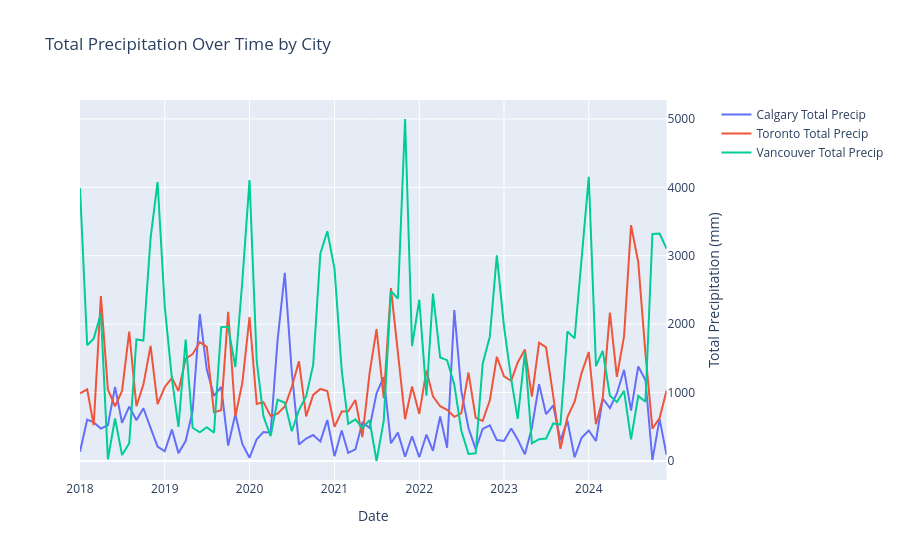

Notebook source saved alongside this figure:
### Code cell
import plotly.graph_objects as go
from plotly.subplots import make_subplots

df_monthly_agg = df_combined.groupby(['city', 'year', 'month']).agg(
    Avg_Rent=('VALUE', 'mean'),
    Total_Precip_mm=('Total_Precip_mm', 'sum')
).reset_index()

df_monthly_agg['Date'] = pd.to_datetime(df_monthly_agg[['year', 'month']].assign(day=1))

# Create figure with secondary y-axis
fig = make_subplots(specs=[[{"secondary_y": True}]])


# Add Total Precipitation traces on the secondary y-axis
for city in df_monthly_agg['city'].unique():
    city_data = df_monthly_agg[df_monthly_agg['city'] == city]
    fig.add_trace(
        go.Scatter(x=city_data['Date'], y=city_data['Total_Precip_mm'], mode='lines', name=f'{city} Total Precip', yaxis='y2'),
        secondary_y=True,
    )

# Add figure title
fig.update_layout(
    title_text='Total Precipitation Over Time by City'
)

# Set x-axis title
fig.update_xaxes(title_text='Date')

# Set y-axes titles

fig.update_yaxes(title_text='Total Precipitation (mm)', secondary_y=True)

fig.show()
